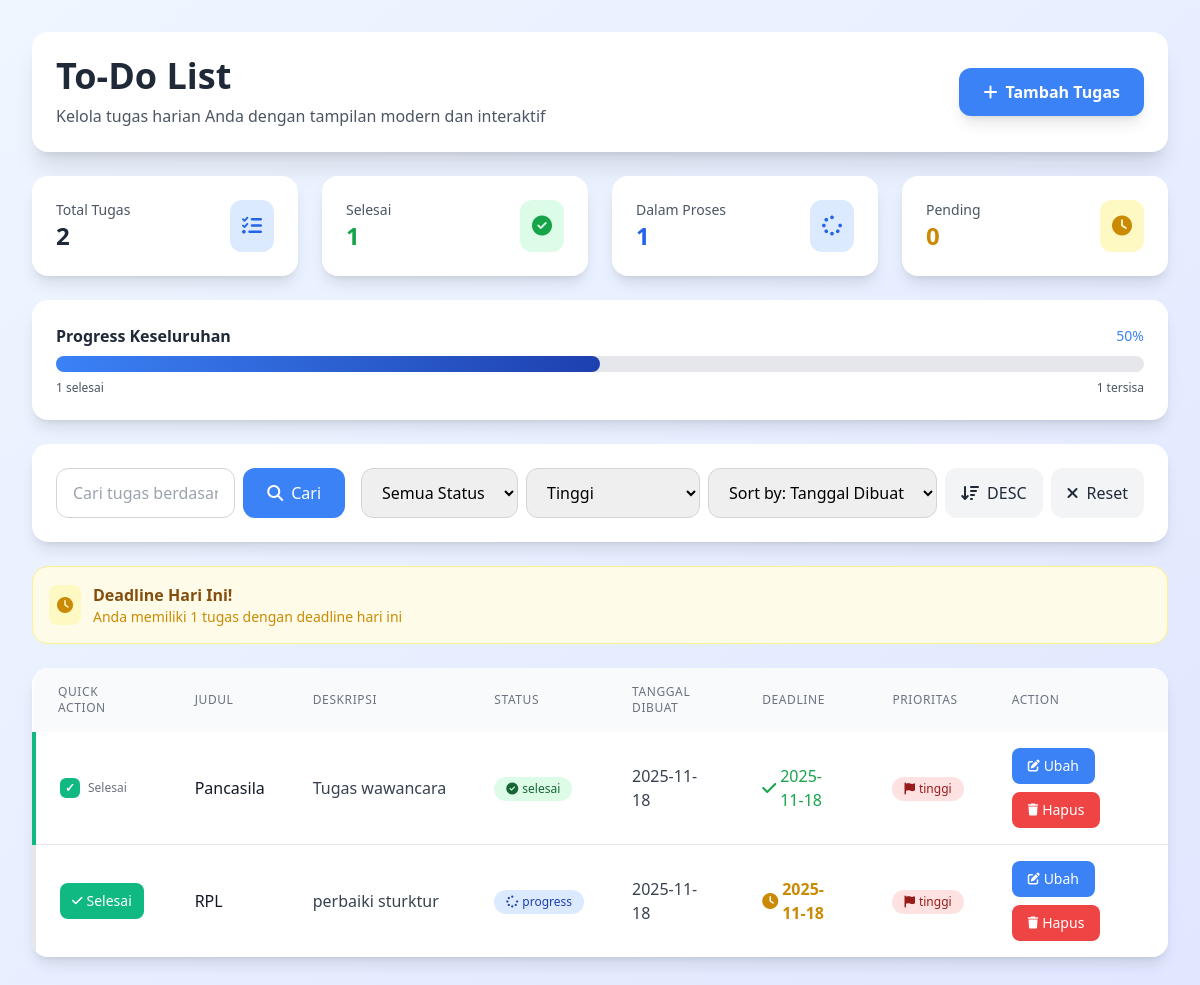
The app's page /index.php?priority=tinggi with its own data.
### tables this page shows
CREATE TABLE `todo_list` (
  `id` int NOT NULL,
  `title` varchar(255) NOT NULL,
  `description` text,
  `status` enum('pending','progress','overdue','selesai','done') DEFAULT 'pending',
  `created_at` date DEFAULT NULL,
  `due_date` date DEFAULT NULL,
  `priority` enum('rendah','sedang','tinggi') DEFAULT 'sedang'
);

### index.php (the view, shortened to what the rows shown need)
<?php
require 'function.php';
$priority_filter = $_GET['priority'] ?? '';
$sort_by = $_GET['sort'] ?? 'created_at';
$sort_order = $_GET['order'] ?? 'DESC';
$query = "SELECT * FROM todo_list WHERE 1=1";
if (!empty($priority_filter)) {
    $query .= " AND priority = '$priority_filter'";
}
$query .= " ORDER BY $sort_by $sort_order";
$data = ambildata($koneksi, $query);
?>
<!DOCTYPE html>
<html lang="en">
<head>
    <script src="https://cdn.tailwindcss.com"></script>
    <link rel="stylesheet" href="https://cdnjs.cloudflare.com/ajax/libs/font-awesome/6.4.0/css/all.min.css">
    <link rel="stylesheet" href="https://cdn.jsdelivr.net/npm/flatpickr/dist/flatpickr.min.css">
</head>
<body class="bg-gradient-to-br from-blue-50 to-indigo-100 min-h-screen p-4 md:p-8">
    <div class="max-w-7xl mx-auto">
        <div class="bg-white rounded-2xl shadow-xl p-6 mb-6">
            <div class="flex flex-col md:flex-row md:items-center justify-between gap-4">
                <div>
                    <h1 class="text-3xl md:text-4xl font-bold text-gray-800">To-Do List</h1>
                </div>
            </div>
        </div>
        <div class="bg-white rounded-2xl shadow-lg overflow-hidden">
            <div class="overflow-x-auto">
                <table class="w-full">
                    <thead class="bg-gray-50">
                        <tr>
                            <th class="py-4 px-6 text-left text-xs font-medium text-gray-500 uppercase tracking-wider">Quick Action</th>
                            <th class="py-4 px-6 text-left text-xs font-medium text-gray-500 uppercase tracking-wider">Judul</th>
                            <th class="py-4 px-6 text-left text-xs font-medium text-gray-500 uppercase tracking-wider">Deskripsi</th>
                            <th class="py-4 px-6 text-left text-xs font-medium text-gray-500 uppercase tracking-wider">Status</th>
                            <th class="py-4 px-6 text-left text-xs font-medium text-gray-500 uppercase tracking-wider">Tanggal Dibuat</th>
                            <th class="py-4 px-6 text-left text-xs font-medium text-gray-500 uppercase tracking-wider">Deadline</th>
                            <th class="py-4 px-6 text-left text-xs font-medium text-gray-500 uppercase tracking-wider">Prioritas</th>
                            <th class="py-4 px-6 text-left text-xs font-medium text-gray-500 uppercase tracking-wider">Action</th>
                        </tr>
                    </thead>
                    <tbody class="divide-y divide-gray-200">
                        <?php foreach ($data as $baris) { ?>
                            <?php
                            $statusClass = 'bg-yellow-100 text-yellow-800';
                            $statusIcon = 'fas fa-clock';
                            if ($baris["status"] === 'in progress' || $baris["status"] === 'progress') {
                                $statusClass = 'bg-blue-100 text-blue-800';
                                $statusIcon = 'fas fa-spinner';
                            } elseif ($baris["status"] === 'selesai' || $baris["status"] === 'done') {
                                $statusClass = 'bg-green-100 text-green-800';
                                $statusIcon = 'fas fa-check-circle';
                            } elseif ($baris["status"] === 'overdue') {
                                $statusClass = 'status-overdue';
                                $statusIcon = 'fas fa-exclamation-triangle';
                            }
                            $priorityClass = 'bg-blue-100 text-blue-800';
                            if ($baris["priority"] === 'sedang') {
                                $priorityClass = 'bg-orange-100 text-orange-800';
                            } elseif ($baris["priority"] === 'tinggi') {
                                $priorityClass = 'bg-red-100 text-red-800';
                            }
                            $due_date = strtotime($baris["due_date"]);
                            $today = strtotime(date('Y-m-d'));
                            $deadlineClass = 'deadline-normal';
                            $deadlineIcon = 'far fa-calendar';
                            $deadlineText = 'text-gray-600';
                            if ($baris["status"] === 'overdue') {
                                $deadlineClass = 'deadline-overdue';
                                $deadlineIcon = 'fas fa-exclamation-triangle';
                                $deadlineText = 'text-red-600 font-semibold';
                            } elseif ($due_date == $today && ($baris["status"] !== 'selesai' && $baris["status"] !== 'done')) {
                                $deadlineClass = 'deadline-today';
                                $deadlineIcon = 'fas fa-clock';
                                $deadlineText = 'text-yellow-600 font-semibold';
                            } elseif ($baris["status"] === 'selesai' || $baris["status"] === 'done') {
                                $deadlineClass = 'deadline-normal';
                                $deadlineIcon = 'fas fa-check';
                                $deadlineText = 'text-green-600';
                            }
                            ?>
                            <tr class="task-row bg-white hover:bg-gray-50 transition-all duration-150 <?= $deadlineClass ?>" id="task-<?= $baris["id"] ?>">
                                <td class="py-4 px-6">
                                    <?php if ($baris["status"] !== 'selesai' && $baris["status"] !== 'done'): ?>
                                        <button class="complete-btn bg-success hover:bg-green-600 text-white text-sm font-medium py-2 px-3 rounded-lg flex items-center gap-1 transition-colors duration-200"
                                            data-id="<?= $baris["id"] ?>">
                                            <i class="fas fa-check text-xs"></i>
                                            <span class="hidden sm:inline">Selesai</span>
                                        </button>
                                    <?php else: ?>
                                        <div class="flex items-center gap-2">
                                            <div class="custom-checkbox checked"></div>
                                            <span class="text-xs text-gray-500">Selesai</span>
                                        </div>
                                    <?php endif; ?>
                                </td>
                                <td class="py-4 px-6 font-medium text-gray-900"><?= htmlspecialchars($baris["title"]) ?></td>
                                <td class="py-4 px-6 text-gray-700 max-w-xs truncate"><?= htmlspecialchars($baris["description"]) ?></td>
                                <td class="py-4 px-6">
                                    <span class="inline-flex items-center gap-1 px-3 py-1 rounded-full text-xs font-medium <?= $statusClass ?>">
                                        <i class="<?= $statusIcon ?>"></i>
                                        <?= htmlspecialchars($baris["status"]) ?>
                                    </span>
                                </td>
                                <td class="py-4 px-6 text-gray-700"><?= htmlspecialchars($baris["created_at"]) ?></td>
                                <td class="py-4 px-6 <?= $deadlineText ?>">
                                    <div class="flex items-center gap-1">
                                        <i class="<?= $deadlineIcon ?>"></i>
                                        <?= htmlspecialchars($baris["due_date"]) ?>
                                    </div>
                                </td>
                                <td class="py-4 px-6">
                                    <span class="inline-flex items-center px-3 py-1 rounded-full text-xs font-medium <?= $priorityClass ?>">
                                        <i class="fas fa-flag mr-1"></i>
                                        <?= htmlspecialchars($baris["priority"]) ?>
                                    </span>
                                </td>
                                <td class="py-4 px-6">
                                    <div class="flex flex-wrap gap-2">
                                        <button class="edit-btn bg-primary hover:bg-primary-dark text-white text-sm font-medium py-2 px-4 rounded-lg flex items-center gap-1 transition-colors duration-200"
                                            data-id="<?= $baris["id"] ?>"
                                            data-judul="<?= htmlspecialchars($baris["title"], ENT_QUOTES) ?>"
                                            data-deskripsi="<?= htmlspecialchars($baris["description"], ENT_QUOTES) ?>"
                                            data-status="<?= htmlspecialchars($baris["status"], ENT_QUOTES) ?>"
                                            data-dibuat="<?= htmlspecialchars($baris["created_at"], ENT_QUOTES) ?>"
                                            data-deadline="<?= htmlspecialchars($baris["due_date"], ENT_QUOTES) ?>"
                                            data-prioritas="<?= htmlspecialchars($baris["priority"], ENT_QUOTES) ?>">
                                            <i class="fas fa-edit text-xs"></i>
                                            <span class="hidden sm:inline">Ubah</span>
                                        </button>
                                        <button class="delete-btn bg-danger hover:bg-red-600 text-white text-sm font-medium py-2 px-4 rounded-lg flex items-center gap-1 transition-colors duration-200"
                                            data-id="<?= $baris["id"] ?>"
                                            data-judul="<?= htmlspecialchars($baris["title"], ENT_QUOTES) ?>">
                                            <i class="fas fa-trash text-xs"></i>
                                            <span class="hidden sm:inline">Hapus</span>
                                        </button>
                                    </div>
                                </td>
                            </tr>
                        <?php } ?>
                    </tbody>
                </table>
            </div>
        </div>
    </div>
</body>
</html>

### records on screen
todo_list: shows "Selesai", title "Pancasila", description "Tugas wawancara", status "selesai", created_at "2025-11-18", due_date "2025-11-18", priority "tinggi"
todo_list: title "RPL", description "perbaiki sturktur", status "progress", created_at "2025-11-18", due_date "2025-11-18", priority "tinggi"

### other values on screen
$total_tasks "2"
$completed_tasks "1"
$in_progress_tasks "1"
$pending_tasks "0"
$progress_percentage "50"
$total_tasks - $completed_tasks "1"
$today_tasks "1"
